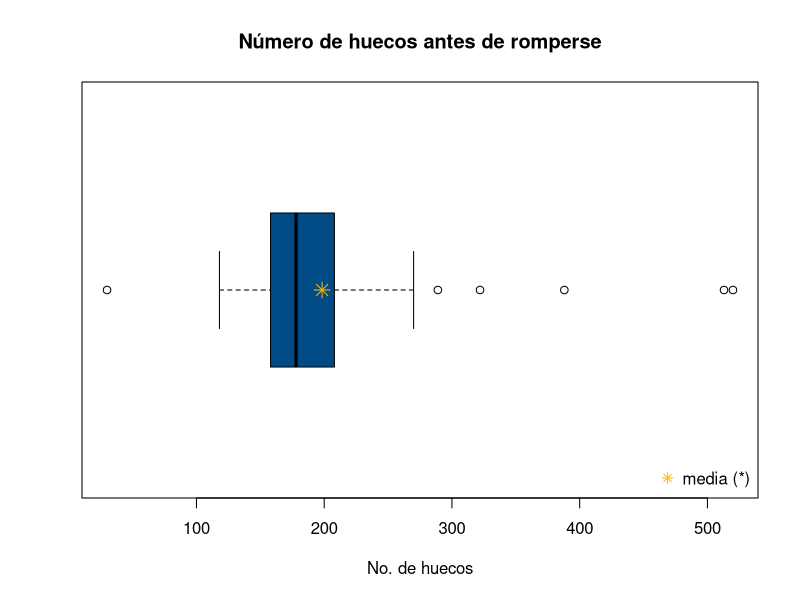

Here is the R script that generated this plot:
## ---- chunk 1
duracion <- c(30,118,120,123,125,127,130,136,139,141,155,156,158,159,
              160,160,161,168,170,171,172,174,175,178,178,177,184,185,
              187,191,191,194,197,199,201,206,208,210,211,217,248,263,
              265,270,289,322,388,513,520)
length(duracion)
sort(duracion)
## ---- chunk 2
#| label: fig-boxplot-brocas
#| fig-cap: "Boxplot de la duración de 49 brocas (Contento Rubio)"
duracion <- c(30,118,120,123,125,127,130,136,139,141,155,156,158,159,
              160,160,161,168,170,171,172,174,175,178,178,177,184,185,
              187,191,191,194,197,199,201,206,208,210,211,217,248,263,
              265,270,289,322,388,513,520)

boxplot(duracion, horizontal = TRUE, col = "#004B85",
        main = "Número de huecos antes de romperse", xlab = "No. de huecos")
points(mean(duracion), 1, pch = 8, col = "#FFB903", cex = 1.5)
legend("bottomright", legend = "media (*)", pch = 8, col = "#FFB903", bty = "n")
## ---- chunk 3
duracion <- c(30,118,120,123,125,127,130,136,139,141,155,156,158,159,
              160,160,161,168,170,171,172,174,175,178,178,177,184,185,
              187,191,191,194,197,199,201,206,208,210,211,217,248,263,
              265,270,289,322,388,513,520)

Q1 <- quantile(duracion, 0.25)
Q2 <- quantile(duracion, 0.50)
Q3 <- quantile(duracion, 0.75)
Q1
Q2
Q3
## ---- chunk 4
ric <- IQR(duracion)
ric
## ---- chunk 5
Q1 - 1.5 * ric  # valla interna inferior
Q3 + 1.5 * ric  # valla interna superior
## ---- chunk 6
Q1 - 3 * ric  # valla externa inferior
Q3 + 3 * ric  # valla externa superior
